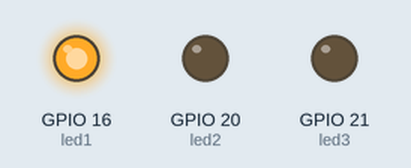
A program run on a simulated Raspberry Pi (BCM pin numbers). Parts: output pins drawn as LEDs (lit = HIGH).

Above: at 0.5 s.
At 1.5 s:
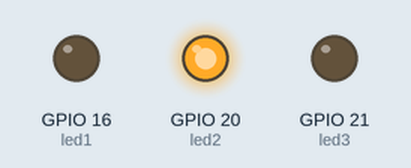
At 5.5 s:
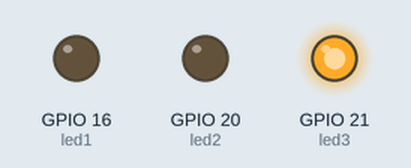
Timing chart, 0 to 6.9 s (numbered marks = the images above):
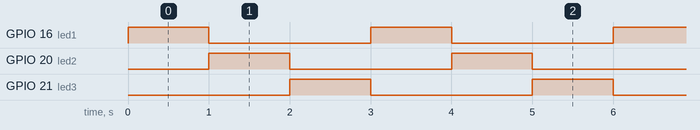

The program:

lab1part1gpiozero.py
```python
#the program will perform the periodic pattern of turning on one
#LED for 1 sec, then turning it off and turning on the next LED for
#1 sec, and finally turning on the third LED for 1 sec, then repeating
#from the top.

from gpiozero import LED
from time import sleep

led1 = LED(16)
led2 = LED(20)
led3 = LED(21)

while True:
    led3.off()
    led1.on()
    sleep(1)
    led1.off()
    led2.on()
    sleep(1)
    led2.off()
    led3.on()
    sleep(1)
```

Measured:
- by itself, GPIO 16 (led1), GPIO 20 (led2), GPIO 21 (led3): alternates HIGH for 1.0 s and LOW for 2.0 s
- by itself, everything shown: repeats every 3.0 s, in 3 steps
